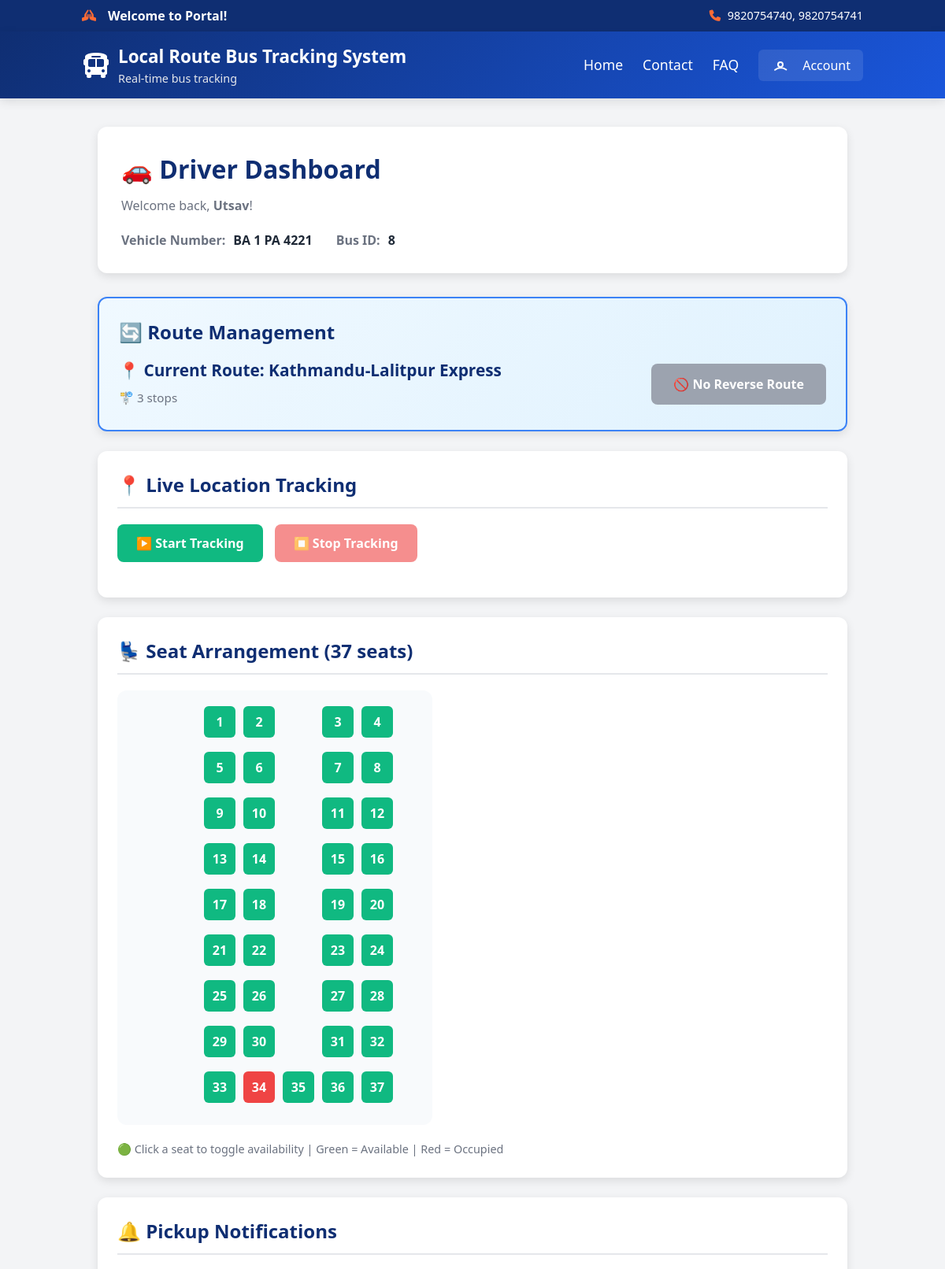
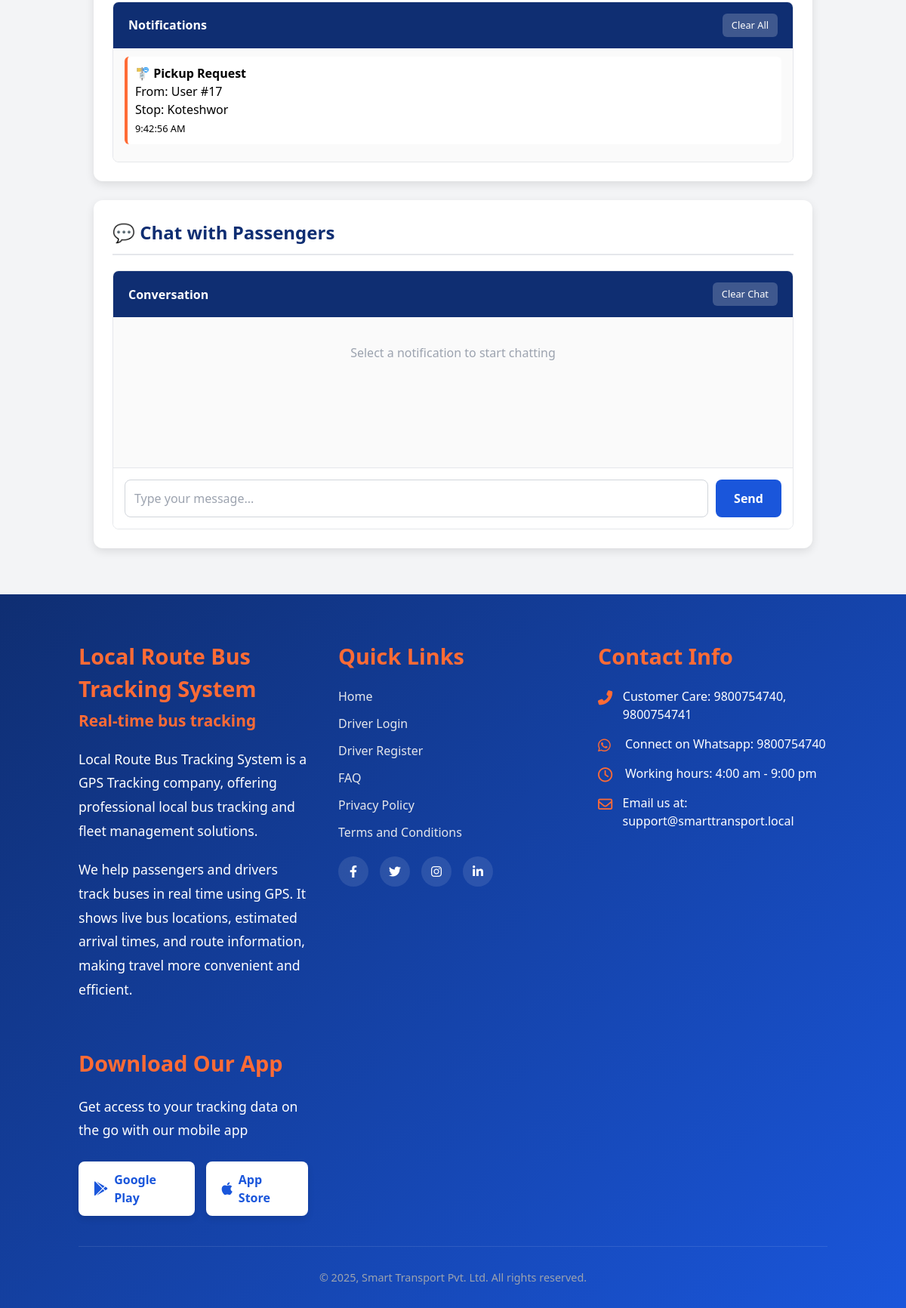
/driver/dashboard/ (signed in), run on the app's committed database (2 pictures, top to bottom).
### core/models.py (models this page shows, shortened)
class Driver(models.Model):
    user = models.OneToOneField(
        User, on_delete=models.CASCADE, related_name='driver_profile')
    phone = models.CharField(max_length=15)
    vehicle_number = models.CharField(max_length=20)
    verified = models.BooleanField(default=False)
    current_lat = models.FloatField(null=True, blank=True)
    current_lng = models.FloatField(null=True, blank=True)

class Bus(models.Model):
    number_plate = models.CharField(max_length=50)
    total_seats = models.PositiveIntegerField(default=25)
    driver = models.ForeignKey(Driver, on_delete=models.CASCADE, related_name='buses')
    route = models.ForeignKey('BusRoute', on_delete=models.PROTECT, related_name='buses')
    current_lat = models.FloatField(null=True, blank=True)
    current_lng = models.FloatField(null=True, blank=True)
    eta_seconds = models.IntegerField(null=True, blank=True)
    eta_smoothed_seconds = models.FloatField(null=True, blank=True)
    eta_passed_counter = models.IntegerField(default=0)
    eta_updated_at = models.DateTimeField(null=True, blank=True)
    nearest_stop_index = models.IntegerField(null=True, blank=True)

class BusRoute(models.Model):
    name = models.CharField(max_length=100, unique=True)
    stops = models.ManyToManyField('Stop', through='RouteStop', related_name='routes')
    is_active = models.BooleanField(default=False)
    polyline = models.TextField(null=True, blank=True)
    route_length_m = models.FloatField(null=True, blank=True)
    reverse_route = models.ForeignKey(
        'self',
        on_delete=models.SET_NULL,
        null=True,
        blank=True,
        related_name='forward_route',
        help_text="The reverse direction of this route"
    )
    def get_stops_list(self):
        return [rs.stop for rs in self.routestop_set.order_by('order')]

class RouteStop(models.Model):
    route = models.ForeignKey('BusRoute', on_delete=models.CASCADE)
    stop = models.ForeignKey('Stop', on_delete=models.CASCADE)
    order = models.PositiveIntegerField()
    distance_to_next_m = models.FloatField(
        null=True,
        blank=True,
        help_text="Distance in meters from this stop to the next stop in route"
    )
    class Meta:
        unique_together = ('route', 'stop')
        ordering = ['order']

class Seat(models.Model):
    bus = models.ForeignKey(Bus, on_delete=models.CASCADE, related_name='seats')
    seat_number = models.PositiveIntegerField()
    is_available = models.BooleanField(default=True)

### core/views.py (the view)
# urls.py: path('driver/dashboard/', views.driver_dashboard, name='driver_dashboard'),
@login_required
def driver_dashboard(request):
    if not hasattr(request.user, 'driver_profile'):
        return redirect('homepage')
    driver = request.user.driver_profile
    bus = driver.buses.first()
    seats = []
    last_row_start = None
    seat_grid_columns = []
    route = bus.route if bus else None
    if bus:
        if request.method == 'POST' and not bus.seats.exists():
            total_seats = int(request.POST.get('total_seats', bus.total_seats))
            bus.total_seats = total_seats
            bus.save()
            bus.create_seats()
    seats = list(bus.seats.order_by('seat_number').all())
    last_row_start = bus.total_seats - 5 if bus.total_seats >= 5 else 0
    seats_per_row = 4
    col_map = [2, 3, 5, 6]
    for idx, seat in enumerate(seats):
        if idx < last_row_start:
            row = (idx // seats_per_row) + 1
            pos = idx % seats_per_row
            col = col_map[pos]
        else:
            row = (last_row_start // seats_per_row) + 1 if last_row_start > 0 else (idx // seats_per_row) + 1
            col = (idx - last_row_start) + 2
            if col < 2:
                col = 2
            if col > 6:
                col = 6
        seat_grid_columns.append((seat, row, col))
    context = {
        'driver': driver,
        'bus': bus,
        'route': route,
        'seats': seats,
        'last_row_start': last_row_start,
        'seat_grid_columns': seat_grid_columns,
        'last_contact_user_id': None,
    }
    try:
        last_msg = Message.objects.filter(recipient=request.user).exclude(sender=request.user).order_by('-created_at').first()
        if last_msg:
            context['last_contact_user_id'] = last_msg.sender.id
    except Exception:
        pass
    return render(request, 'driver/dashboard.html', context)

### core/templates/driver/dashboard.html (shortened to what this page needs)
{% extends 'base.html' %}
{% load static %}
{% block content %}
<div class="dashboard-container">
    <div class="dashboard-header">
        <div class="welcome-section">
            <h1 class="welcome-title">🚗 Driver Dashboard</h1>
            <p style="color: #6b7280;">Welcome back, <strong>{{ request.user.username }}</strong>!</p>
        </div>
        <div class="driver-info">
            <div class="info-item">
                <span class="info-label">Vehicle Number:</span>
                <span class="info-value">{{ driver.vehicle_number }}</span>
            </div>
            {% if bus %}
                <div class="info-item">
                    <span class="info-label">Bus ID:</span>
                    <span class="info-value" id="busIdDisplay">{{ bus.id }}</span>
                </div>
            {% endif %}
        </div>
    </div>
    {% if driver.verified %}
        {% if route and bus %}
        <div class="dashboard-section" style="background: linear-gradient(135deg, #f0f9ff 0%, #e0f2fe 100%); border: 2px solid #3b82f6;">
            <h2 class="section-title" style="border: none; padding-bottom: 0; margin-bottom: 15px;">
                🔄 Route Management
            </h2>
            <div style="display: flex; justify-content: space-between; align-items: center; gap: 20px; flex-wrap: wrap;">
                <div style="flex: 1; min-width: 250px;">
                    <div style="font-size: 1.3rem; font-weight: 700; color: var(--secondary); margin-bottom: 8px;">
                        📍 Current Route: {{ route.name }}
                    </div>
                    <div style="font-size: 0.95rem; color: #6b7280; margin-bottom: 4px;">
                        🚏 {{ route.get_stops_list|length }} stops
                    </div>
                </div>
                <div>
                    {% if route.reverse_route %}
                        <button id="switchRouteBtn" style="background: linear-gradient(135deg, #3b82f6 0%, #2563eb 100%); color: white; border: none; padding: 14px 28px; border-radius: 8px; font-weight: 600; font-size: 1rem; cursor: pointer; box-shadow: 0 4px 12px rgba(59, 130, 246, 0.3);">
                            🔄 Switch to {{ route.reverse_route.name }}
                        </button>
                    {% else %}
                        <button style="background: #9ca3af; color: white; border: none; padding: 14px 28px; border-radius: 8px; font-weight: 600; font-size: 1rem; cursor: not-allowed;" disabled>
                            🚫 No Reverse Route
                        </button>
                    {% endif %}
                </div>
            </div>
        </div>
            <div class="dashboard-section">
                <h2 class="section-title">📍 Live Location Tracking</h2>
                <div class="tracking-controls">
                    <button id="startTracking" class="tracking-btn start-tracking">
                        ▶️ Start Tracking
                    </button>
                    <button id="stopTracking" class="tracking-btn stop-tracking" disabled>
                        ⏹️ Stop Tracking
                    </button>
                </div>
            </div>
            <div class="dashboard-section">
                <h2 class="section-title">💺 Seat Arrangement ({{ bus.total_seats }} seats)</h2>
                <div class="seat-grid">
                    {% for seat, row, col in seat_grid_columns %}
                        <button class="seat-btn {% if seat.is_available %}seat-available{% else %}seat-occupied{% endif %}"
                            data-seat-id="{{ seat.id }}"
                            style="grid-column: {{ col }}; grid-row: {{ row }};">
                            {{ seat.seat_number }}
                        </button>
                    {% endfor %}
                </div>
                <div class="seat-info">
                    🟢 Click a seat to toggle availability | Green = Available | Red = Occupied
                </div>
            </div>
            <div class="dashboard-section">
                <h2 class="section-title">🔔 Pickup Notifications</h2>
                <div class="notifications-container">
                    <div class="notifications-header">
                        <div>
                            <strong>Notifications</strong>
                        </div>
                        <button id="clearAllNotifs" class="clear-btn">Clear All</button>
                    </div>
                    <div id="driverNotifications" class="notifications-list">
                    </div>
                </div>
            </div>
            <div class="dashboard-section">
                <h2 class="section-title">💬 Chat with Passengers</h2>
                <div class="chat-container">
                    <div class="chat-header">
                        <strong>Conversation</strong>
                        <button id="clearDriverChat" class="clear-btn">Clear Chat</button>
                    </div>
                    <div id="driverChatLog" class="chat-log">
                        <div style="text-align: center; color: #9ca3af; padding: 20px;">
                            Select a notification to start chatting
                        </div>
                    </div>
                    <div class="chat-input-container">
                        <input id="driverChatInput" class="chat-input" placeholder="Type your message..." />
                        <button id="driverSendChat" class="send-btn">Send</button>
                    </div>
                </div>
            </div>
        {% else %}
            <div class="no-route-assigned">
                <h3>⚠️ No Route Assigned</h3>
                <p>Please contact the administrator to assign a route to your account.</p>
            </div>
        {% endif %}
    {% else %}
        <div class="pending-verification">
            <h3>⏳ Verification Pending</h3>
            <p>Your driver account is pending admin verification. You will be notified once approved.</p>
        </div>
    {% endif %}
</div>
{% endblock %}

### core/templates/driver/dashboard.html (style rules this page uses)
.dashboard-container { max-width: 1200px; margin: 0 auto; padding: 20px; }
.dashboard-header { background: white; padding: 30px; border-radius: 12px; box-shadow: 0 4px 12px rgba(0, 0, 0, 0.1); margin-bottom: 30px; }
.welcome-section { margin-bottom: 20px; }
.welcome-title { font-size: 2rem; font-weight: 700; color: var(--secondary); margin-bottom: 10px; }
.driver-info { display: flex; gap: 30px; flex-wrap: wrap; }
.info-item { display: flex; align-items: center; gap: 10px; }
.info-label { font-weight: 600; color: #6b7280; }
.info-value { color: var(--dark); font-weight: 600; }
.dashboard-section { background: white; padding: 25px; border-radius: 12px; box-shadow: 0 4px 12px rgba(0, 0, 0, 0.1); margin-bottom: 25px; }
.section-title { font-size: 1.5rem; font-weight: 700; color: var(--secondary); margin-bottom: 20px; border-bottom: 2px solid #e5e7eb; padding-bottom: 10px; }
.tracking-controls { display: flex; gap: 15px; align-items: center; margin-bottom: 20px; }
.tracking-btn { padding: 12px 24px; border: none; border-radius: 8px; font-weight: 600; cursor: pointer; transition: all 0.3s ease; font-size: 1rem; display: flex; align-items: center; gap: 8px; }
.start-tracking { background-color: #10b981; color: white; }
.stop-tracking { background-color: #ef4444; color: white; }
.tracking-btn:disabled { opacity: 0.6; cursor: not-allowed; transform: none !important; }
.seat-grid { display: grid; gap: 10px; grid-template-columns: 80px 40px 40px 40px 40px 40px; grid-auto-rows: 48px; max-width: 400px; margin: 20px 0; padding: 20px; background: #f8fafc; border-radius: 12px; }
.seat-btn { width: 40px; height: 40px; border: none; border-radius: 6px; color: white; font-weight: 600; cursor: pointer; transition: all 0.3s ease; display: flex; align-items: center; justify-content: center; }
.seat-available { background-color: #10b981; }
.seat-occupied { background-color: #ef4444; }
.seat-info { color: #6b7280; font-size: 0.9rem; margin-top: 10px; }
.notifications-container { border: 1px solid #e5e7eb; border-radius: 8px; overflow: hidden; }
.notifications-header { background: var(--secondary); color: white; padding: 15px 20px; display: flex; justify-content: space-between; align-items: center; }
.clear-btn { background: rgba(255, 255, 255, 0.2); color: white; border: none; padding: 6px 12px; border-radius: 6px; cursor: pointer; font-size: 0.8rem; transition: background 0.3s; }
.notifications-list { height: 150px; overflow-y: auto; padding: 15px; background: #fafafa; }
.chat-container { border: 1px solid #e5e7eb; border-radius: 8px; overflow: hidden; }
.chat-header { background: var(--secondary); color: white; padding: 15px 20px; display: flex; justify-content: space-between; align-items: center; }
.chat-log { height: 200px; overflow-y: auto; padding: 15px; background: #fafafa; border-bottom: 1px solid #e5e7eb; }
.chat-input-container { display: flex; padding: 15px; gap: 10px; background: white; }
.chat-input { flex: 1; padding: 12px; border: 1px solid #d1d5db; border-radius: 8px; font-size: 1rem; }
.send-btn { background: var(--primary); color: white; border: none; padding: 12px 24px; border-radius: 8px; cursor: pointer; font-weight: 600; transition: background 0.3s; }

### core/templates/base.html (style rules this page uses)
:root { --primary: #1a56db; --secondary: #0f2e72; --accent: #ff6b35; --light: #f3f4f6; --dark: #1f2937; }

### data on the page
Driver: vehicle_number "BA 1 PA 4221"
Bus: id "8", total_seats "37"
BusRoute: name "Kathmandu-Lalitpur Express", get_stops_list|length "3"
Seat: seat_number "1"
Seat: seat_number "2"
Seat: seat_number "3"
Seat: seat_number "4"
Seat: seat_number "5"
Seat: seat_number "6"
Seat: seat_number "7"
Seat: seat_number "8"
Seat: seat_number "9"
Seat: seat_number "10"
Seat: seat_number "11"
Seat: seat_number "12"
Seat: seat_number "13"
Seat: seat_number "14"
Seat: seat_number "15"
Seat: seat_number "16"
Seat: seat_number "17"
Seat: seat_number "18"
Seat: seat_number "19"
Seat: seat_number "20"
Seat: seat_number "21"
Seat: seat_number "22"
Seat: seat_number "23"
Seat: seat_number "24"
Seat: seat_number "25"
Seat: seat_number "26"
Seat: seat_number "27"
Seat: seat_number "28"
Seat: seat_number "29"
Seat: seat_number "30"
Seat: seat_number "31"
Seat: seat_number "32"
Seat: seat_number "33"
Seat: seat_number "34"
Seat: seat_number "35"
Seat: seat_number "36"
Seat: seat_number "37"

### other printed values
{{ request.user.username }} "Utsav"
